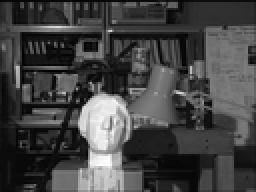
%> input picture tsukuba_l.png, 128 x 96 px, shrunk from 384 x 288 before the run (shown 2 times larger)
$ octave midterm_Q4_v3.m   (GNU Octave 9; MATLAB toolbox functions it lacks are replaced by stand-ins)
%> lines starting %> are read from the running program, lines starting %| are printed output that depends on the picture
% ENPM673 Midterm Q4 Part b. Disparity Map from Block Matching with Dynamic Programming
% Canberk Suat Gurel 115595972

clc; clear all; close all; clearvars;

% Read images
I1 = imread('tsukuba_l.png'); I1 = single(I1);
%> further down, I1 is the input picture: size 96x128 uint8; min 0, max 255, mean 67.7
I2 = imread('tsukuba_r.png'); I2 = single(I2);
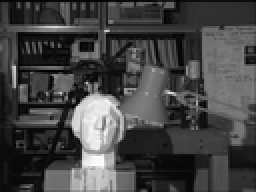
%> input picture tsukuba_r.png, 128 x 96 px, shrunk from 384 x 288 before the run (shown 2 times larger)
%> further down, I2 is the input picture: size 96x128 uint8; min 0, max 255, mean 68.1

nRowsLeft = size(I1, 1);
%> nRowsLeft = 96
hBlockSize = 3;
dispRange = 14;    % Manually Tuned
dispMap = zeros(size(I1), 'single');
finf = 1e3;
dispCost = finf*ones(size(I1,2), 2*dispRange + 1, 'single');
dispPenalty = 0.5;
waitBar = waitbar(0,'Loading...');

% Scan over all rows
for m = 1:nRowsLeft
    dispCost(:) = finf;
    % Set min/max row bounds for image block.
    minRow = max(1,m-hBlockSize);
    maxRow = min(nRowsLeft,m+hBlockSize);
    % Scan over all columns
    for n = 1:size(I1,2)
        minCol = max(1,n-hBlockSize);
        maxCol = min(size(I1,2),n+hBlockSize);
        % Compute disparity bounds.
        mind = max( -dispRange, 1-minCol );
        maxd = min( dispRange, size(I1,2)-maxCol );
        % Compute and save all matching costs.
        for d = mind:maxd
            dispCost(n,d+dispRange+1)=sum(sum(abs(I1(minRow:maxRow,(minCol:maxCol)+d)-I2(minRow:maxRow,minCol:maxCol))));
        end
    end

    % Process scan line disparity costs with dynamic programming.
    optIndices = zeros(size(dispCost), 'single');
    cp = dispCost(end,:);
    for j=size(dispCost,1)-1:-1:1
        % False infinity for this level
        cfinf = (size(dispCost,1) - j + 1)*finf;
        % Construct matrix for finding optimal move for each column individually.
        [v,ix] = min([cfinf cfinf cp(1:end-4)+3*dispPenalty;
            cfinf cp(1:end-3)+2*dispPenalty;
            cp(1:end-2)+dispPenalty;
            cp(2:end-1);
            cp(3:end)+dispPenalty;
            cp(4:end)+2*dispPenalty cfinf;
            cp(5:end)+3*dispPenalty cfinf cfinf],[],1);
        cp = [cfinf dispCost(j,2:end-1)+v cfinf];
        % Record optimal routes.
        optIndices(j,2:end-1) = (2:size(dispCost,2)-1) + (ix - 4);
    end
    % Recover optimal route.
    [~,ix] = min(cp);
    dispMap(m,1) = ix;
    for k=1:size(dispMap,2)-1
        dispMap(m,k+1) = optIndices(k, max(1, min(size(optIndices,2), round(dispMap(m,k)))));
    end
    waitbar(m/nRowsLeft, waitBar);
end
%> this loop made 96 passes
%> ix on passes 1 to 12: 17, 17, 16, 17, 17, 17, 17, 17, 17, 17, 17, 17
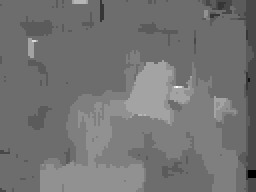
%> dispMap: size 96x128 single (shown 2 times larger); min 11, max 25, mean 17.4; drawn with min black and max white
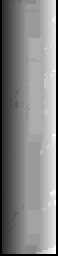
%> optIndices: size 128x29 single (shown 2 times larger); min 0, max 28, mean 14.5; drawn with min black and max white
close(waitBar);
dispMap = dispMap - dispRange - 1;

% Display Results
figure; imshow(dispMap,[]);
axis image; impixelinfo; caxis([0 dispRange]);
title('Disparity Map'); set(gca,'fontsize',12);
